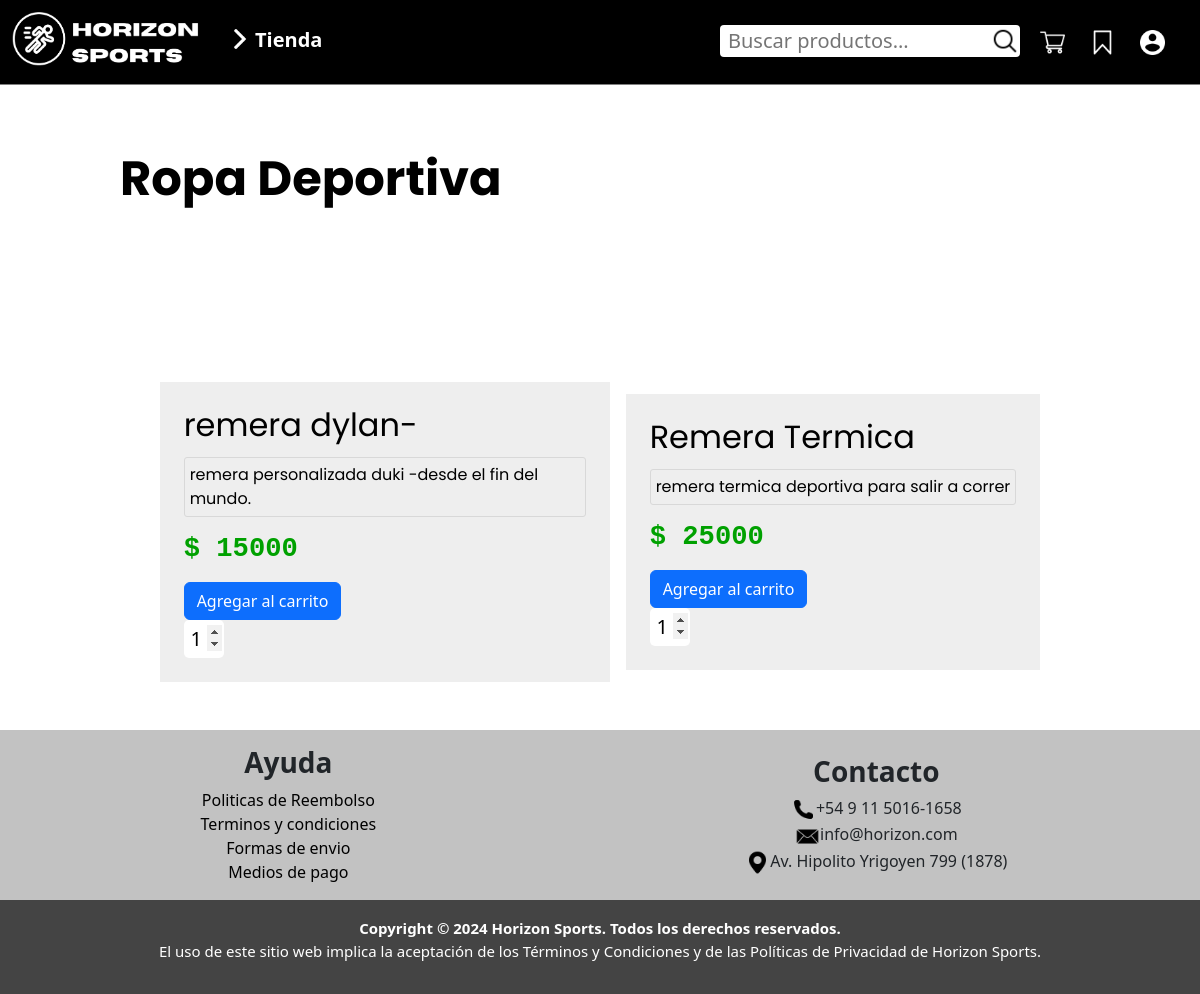
The page /pagina/tienda_busqueda.php?filtro=Ropa Deportiva on the database as committed earlier.
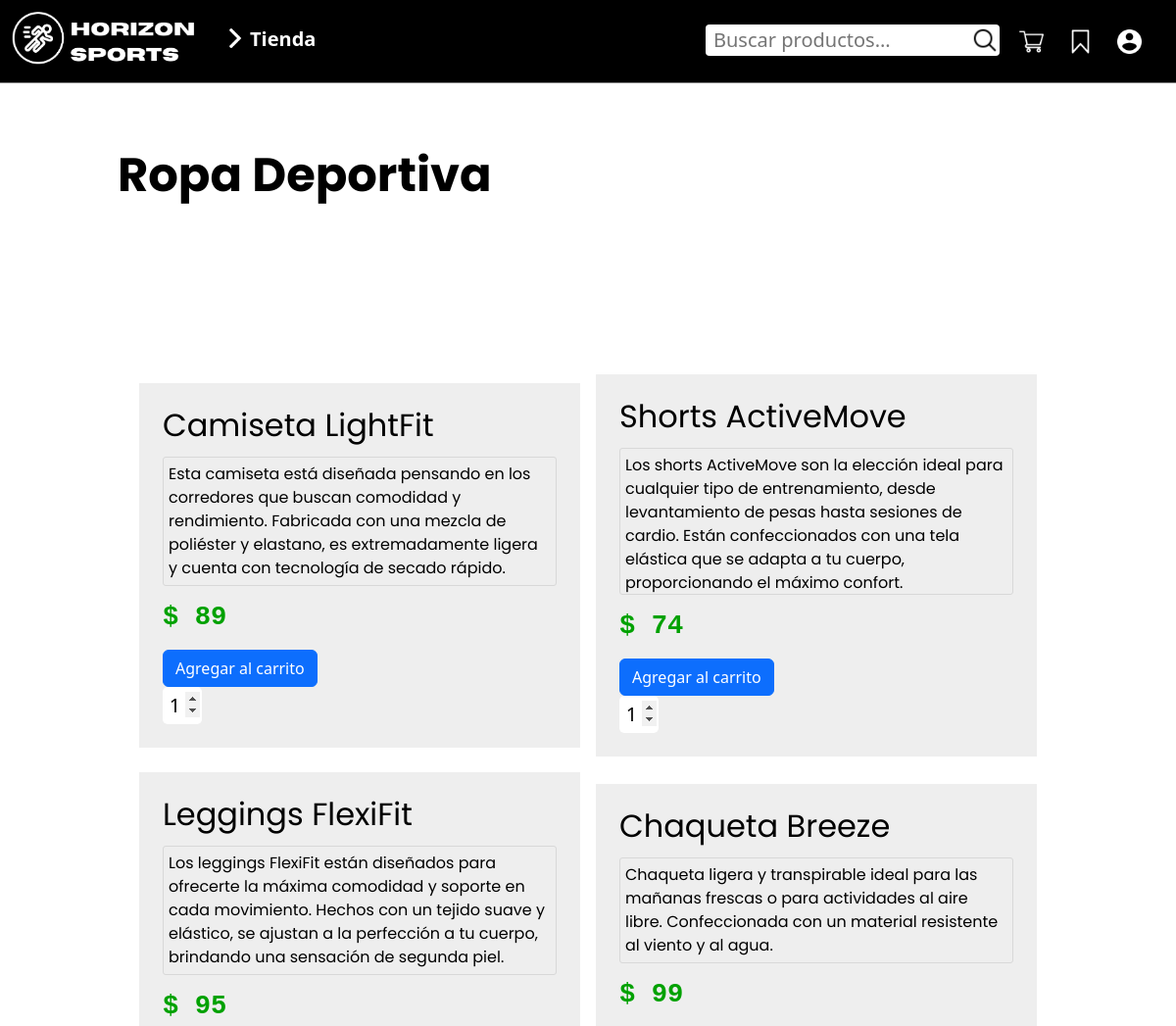
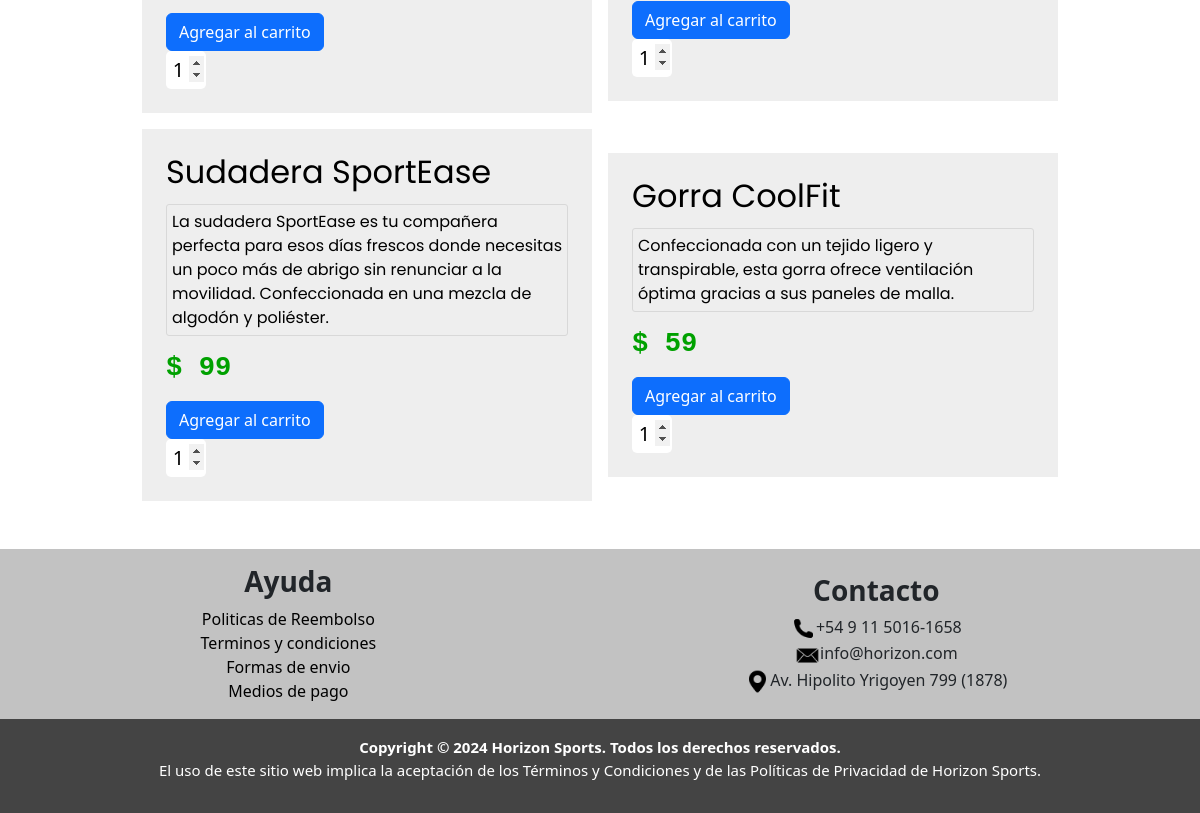
The same page on the database as committed later (2 pictures, top to bottom).
### tables this page shows
CREATE TABLE IF NOT EXISTS `productos` (
  `id_productos` int(11) NOT NULL AUTO_INCREMENT,
  `nombre_producto` varchar(100) NOT NULL,
  `precio` int(50) NOT NULL,
  `descripcion` text NOT NULL,
  `categoria` varchar(50) NOT NULL,
  PRIMARY KEY (`id_productos`)
);

### pagina/tienda_busqueda.php (the view, shortened to what this page needs)
<!DOCTYPE html>
<html lang="es">
<head>
    <link href="https://cdn.jsdelivr.net/npm/bootstrap@5.3.3/dist/css/bootstrap.min.css" rel="stylesheet" />
    <link rel="stylesheet" href="index_css/menu.css">
    <link rel="stylesheet" href="index_css/header.css" />
    <link rel="stylesheet" href="index_css/style.css">
    <link rel="stylesheet" href="tienda/Lista_prod.css">
</head>
<body>
    <?php
    include("../header.php");
    include("conexion.php");
    $filtro = $_GET['filtro'];
    $sql = "SELECT * FROM productos WHERE categoria = '$filtro' ";
    $result = $conn->query($sql);
    ?>
    <div class="containertienda">
        <div class="containercat" id="ropa">
            <h3 class="titcategoria poppins-bold"><?php echo $filtro; ?></h3>
        </div>
    </div>
    <?php
    if ($result->num_rows > 0) {
    ?>
        <div class="content d-flex flex-column mt-md-5 mt-n-1">
            <h1 class="h1-resultados text-white">productos encontrados</h1>
            <div class="container d-flex justify-content-center align-items-center flex-wrap gap-3">
                <?php
                while ($row = $result->fetch_assoc()) {
                ?>
                <div class="tarjeta-busqueda p-4">
                    <h3 class="titproducto poppins-regular">
                    <?php echo htmlspecialchars($row["nombre_producto"]); ?>
                    </h3>
                    <p class="poppins-regular">
                    <?php echo htmlspecialchars($row["descripcion"]); ?>
                    </p>
                    <h3 class="precio">$
                    <?php echo htmlspecialchars($row["precio"]); ?>
                    </h3>
                    <?php
                   if ($_SESSION['permisos'] != 'admin'){ ?>
                    <div class="d-flex align-items-center gap-1 mt-3">
                        <form method="get" action="anadircarrito.php" class="col-8 col-sm-6">
                            <?php echo '<input type="hidden" name="nombre" value="' . htmlspecialchars($row["nombre_producto"]) . '">'; ?>                        <input type="submit" class="btn btn-primary" value="Agregar al carrito">
                            <input type="number" name="cantidad" class="enviar" min="1" value="1">
                        </form>
                    </div>
                </div>
                <?php
                  } if ($_SESSION['permisos'] == 'admin'){echo '</div>'; } } ?>
            </div>
        </div>
        <footer class="w-100 mt-5">
            <div class="footer-superior d-flex justify-content-around align-items-center flex-row">
                <div class="mt-3">
                    <ul class="d-md-flex justify-content-center align-items-center flex-column">
                        <li>
                            <h3><b>Ayuda</b></h3>
                        <li><a href="faq.php">Politicas de Reembolso</a></li>
                        <li><a href="tyc.php">Terminos y condiciones</a></li>
                        <li><a href="faq.php">Formas de envio</a></li>
                        <li><a href="faq.php">Medios de pago</a></li>
                    </ul>
                </div>
                <div class="text-end mt-3 me-4">
                    <ul class="d-md-flex justify-content-center align-items-center flex-column">
                        <li>
                            <h3><b>Contacto</b></h3>
                        </li>
                        <li><img src="imgs/footer/llamar.png" alt="telefono.png">+54 9 11 5016-1658</li>
                        <li><img src="imgs/footer/correo.png" alt="correo.png">info@horizon.com</li>
                        <li><img src="imgs/footer/pasador-de-ubicacion.png" alt="ubicacion.png">Av. Hipolito Yrigoyen 799 (1878)</li>
                    </ul>
                </div>
            </div>
            <div class="footer-inferior text-white text-center p-3">
                <b>Copyright © 2024 Horizon Sports. Todos los derechos reservados.</b>
                <p>El uso de este sitio web implica la aceptación de los Términos y Condiciones y de las Políticas de Privacidad de Horizon Sports.</p>
            </div>
        </footer>
    <?php
    }
    ?>
</body>
</html>

### header.php (shortened to what this page needs)
<header
  class="d-flex justify-content-center align-items-center flex-column p-0 position-fixed flex-md-row">
  <div class="d-none justify-content-center align-items-center d-md-flex sm-horizon">
    <a href="index.php"><img src="imgs/desktop/Desktop.png" alt="icon.png" class="sm-icon" /></a>
  </div>
  <form
    action="busqueda.php"
    method="POST"
    class="d-flex justify-content-center align-items-center flex-row mb-3 p-0 rounded-1">
    <input
      type="search"
      name="buscar"
      placeholder="Buscar productos..."
      class="ps-2 m-0"
      required />
    <button class="rounded-5">
      <img src="imgs/lupa.png" alt="lupa.png" class="p-0 m-0" />
    </button>
  </form>
  <div class="d-none d-md-flex dekstop-menu">
    <p onclick="desplegarDesktop()"><img src="imgs/flecha-derecha.png" alt="flecha">Tienda</p>
    <div class="d-flex user-menu-desktop">
      <ul class="d-flex justify-content-center align-items-center">
        <li><a href="carrito.php"><img src="imgs/carrito-de-compras.png" alt="carrito.png"></a></li>
        <li><a href="favoritos.php"><img src="imgs/guardado.png" alt="guardado.png"></a></li>
        <li onclick="desplegarPerfil()"><img src="imgs/user.png" alt="inicio.png"></li>
      </ul>
    </div>
  </div>
</header>

### pagina/index_css/menu.css (style rules this page uses)
.dekstop-menu { color: white; }
.dekstop-menu p { font-weight: bold; position: absolute; top: 30px; left: 210px; font-size: 15px; }
.dekstop-menu img { filter: invert(100%); margin-bottom: 5px; margin-right: 5px; width: 20px; }
@media (min-width: 850px) { .dekstop-menu p { top: 25px; left: 230px; font-size: 20px; } }
.user-menu-desktop { position: absolute; right: 30px; top: 30px; }
.user-menu-desktop ul { list-style: none; gap: 20px; }
.user-menu-desktop ul li img { cursor: pointer; width: 25px; height: 25px; }
.user-menu-desktop ul li a img { width: 25px; height: 25px; }

### pagina/index_css/header.css (style rules this page uses)
header { width: 100%; max-width: 100%; height: 115px; background: black; z-index: 10; border-bottom: 1px solid gray; }
h1 { font-family: "Horizon", sans-serif; font-weight: bold; }
header form { background: white; width: 90%; max-width: 300px; }
header form button { cursor: pointer; border: none; background: white; padding: 0; }
img[src="imgs/lupa.png"], img[src="../imgs/lupa.png"] { width: 30px; height: 30px; }
header form input { font-size: 20px; width: 100%; background: none; border: none; }
@media (min-width: 768px) { header { height: 85px; } }
@media (min-width: 768px) { header form { position: absolute; top: 25px; right: 180px; } }
header .sm-icon { background: black; width: 200px; max-width: 100%; position: absolute; left: 10px; top: 10px; }
header .sm-horizon { height: 50px; }

### pagina/index_css/style.css (style rules this page uses)
html, body { height: 100%; margin: 0; }
body { display: flex; flex-direction: column; }
.content { flex: 1; }
body { overflow-x: hidden; }
.h1-resultados { height: 110px; color: rgb(0, 0, 0); }
.tarjeta-busqueda { background: #eeeeee; min-height: 250px; min-width: 400px; max-width: 450px; }
.tarjeta-busqueda p { max-height: 150px; border: 1px solid rgb(216, 216, 216); border-radius: 3px; padding: 5px; }
footer { background: black; }
.footer-superior { background: #C2C2C2; }
.footer-superior img { width: 25px; }
.footer-superior ul { list-style: none; }
.footer-superior a { color: black; text-decoration: none; }
.footer-inferior { background: #444444; }
.footer-inferior p, .footer-inferior b { font-size: 15px; }

### pagina/tienda/Lista_prod.css (style rules this page uses)
.precio { font-weight: bold; margin-top: 15px; }
.precio { margin-bottom: 13px; }
@media (min-width: 576px) { .precio { font-size: 1.5em; } }
@media (min-width: 756px) { .precio { font-size: 1.7em; } }
.containertienda { padding-top: 100px; }
@media (min-width: 576px) { .containertienda { padding-top: 150px; } }
.poppins-regular { font-family: "Poppins", sans-serif; font-weight: 400; font-style: normal; color: black; }
.poppins-bold { font-family: "Poppins", sans-serif; font-weight: 700; font-style: normal; color: black; }
@media (min-width: 576px) { .titcategoria { font-size: 2.4em; } }
@media (min-width: 756px) { .titcategoria { font-size: 3em; } }
.titproducto { margin-bottom: 13px; }
@media (min-width: 576px) { .titproducto { font-size: 1.4em; } }
@media (min-width: 756px) { .titproducto { font-size: 2em; } }
.containercat { width: 90%; margin-left: 10%; }
.precio { color: rgb(0, 161, 0); font-family:'Courier New', Courier, monospace; }
.enviar { text-align: center; font-size: 20px; height: 38px; width: 40px; border-radius: 5px; border: none; }

Rows that differ between the two databases and show on the page:
removed productos: nombre_producto "remera dylan-", descripcion "remera personalizada duki -desde el fin del mundo.", precio "15000"
removed productos: nombre_producto "Remera Termica", descripcion "remera termica deportiva para salir a correr", precio "25000"
added productos: nombre_producto "Camiseta LightFit", descripcion "Esta camiseta está diseñada pensando en los corredores que buscan comodidad y rendimiento. Fabricada con una mezcla de poliéster y elastano, es extremadamente ligera y cuenta con tecnología de secado rápido.", precio "89"
added productos: nombre_producto "Shorts ActiveMove", descripcion "Los shorts ActiveMove son la elección ideal para cualquier tipo de entrenamiento, desde levantamiento de pesas hasta sesiones de cardio. Están confeccionados con una tela elástica que se adapta a tu cuerpo, proporcionando el máximo confort.", precio "74"
added productos: nombre_producto "Leggings FlexiFit", descripcion "Los leggings FlexiFit están diseñados para ofrecerte la máxima comodidad y soporte en cada movimiento. Hechos con un tejido suave y elástico, se ajustan a la perfección a tu cuerpo, brindando una sensación de segunda piel.", precio "95"
added productos: nombre_producto "Chaqueta Breeze", descripcion "Chaqueta ligera y transpirable ideal para las mañanas frescas o para actividades al aire libre. Confeccionada con un material resistente al viento y al agua.", precio "99"
added productos: nombre_producto "Sudadera SportEase", descripcion "La sudadera SportEase es tu compañera perfecta para esos días frescos donde necesitas un poco más de abrigo sin renunciar a la movilidad. Confeccionada en una mezcla de algodón y poliéster.", precio "99"
added productos: nombre_producto "Gorra CoolFit", descripcion "Confeccionada con un tejido ligero y transpirable, esta gorra ofrece ventilación óptima gracias a sus paneles de malla.", precio "59"
